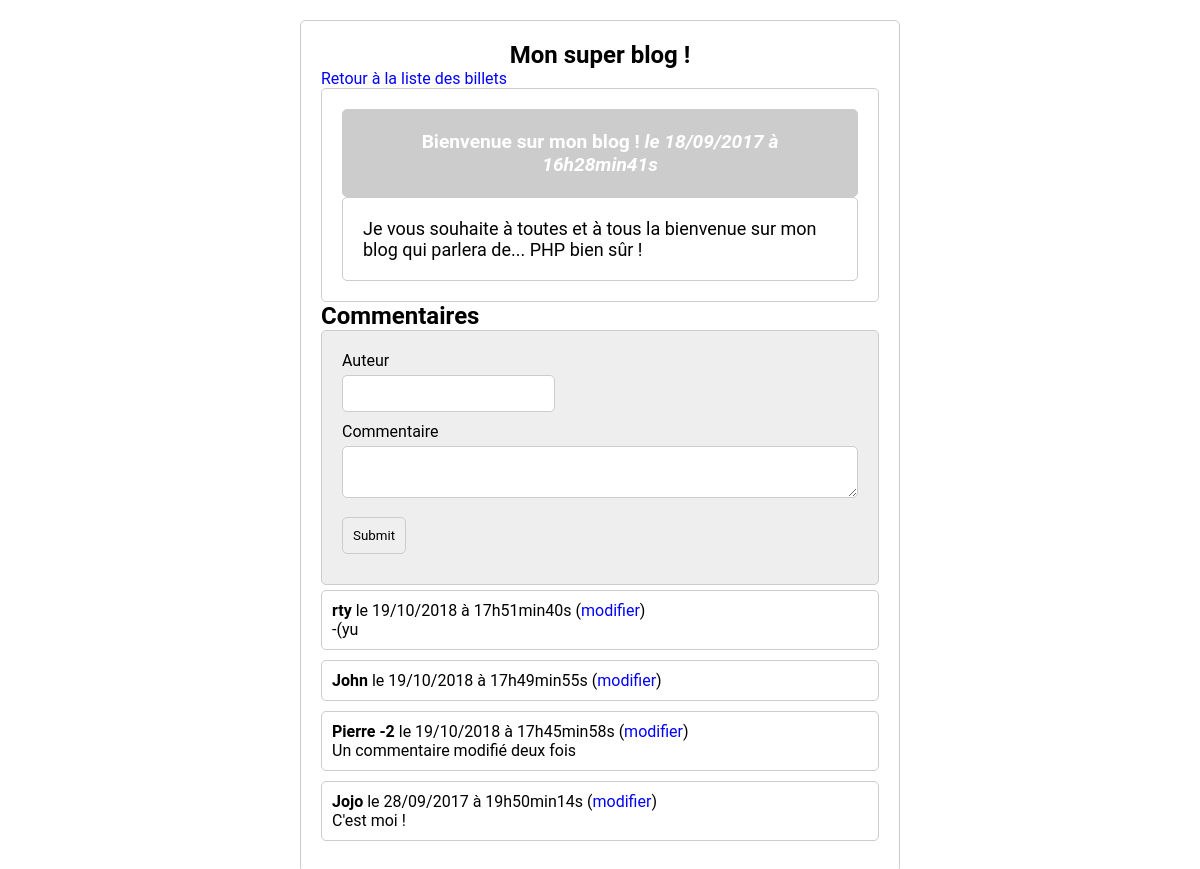
Page /index.php?action=post&id=1 on the committed database.
### tables this page shows
CREATE TABLE IF NOT EXISTS `posts` (
  `id` int(11) NOT NULL AUTO_INCREMENT,
  `title` varchar(255) NOT NULL,
  `content` text NOT NULL,
  `creation_date` datetime NOT NULL,
  PRIMARY KEY (`id`)
);

CREATE TABLE IF NOT EXISTS `comments` (
  `id` int(11) NOT NULL AUTO_INCREMENT,
  `post_id` int(11) NOT NULL,
  `author` varchar(255) NOT NULL,
  `comment` text NOT NULL,
  `comment_date` datetime NOT NULL,
  PRIMARY KEY (`id`)
);

### controller/frontend.php (called while the page is built, shortened)
<?php
require_once('model/PostManager.php');
require_once('model/CommentManager.php');
function post() {
    $postManager = new PostManager();
    $commentManager = new CommentManager();
    $post = $postManager->getPost($_GET['id']);
    $comments = $commentManager->getComments($_GET['id']);
    require('view/frontend/postView.php');
}

### model/PostManager.php (called while the page is built, shortened)
<?php
class PostManager extends Manager{
    public function getPost($postId) {
        $db = $this -> dbConnect();
        $req = $db->prepare('SELECT id, title, content, DATE_FORMAT(creation_date, \'%d/%m/%Y à %Hh%imin%ss\') AS creation_date_fr FROM posts WHERE id = ?');
        $req->execute(array($postId));
        $post = $req->fetch();
        return $post;
    }
}

### model/CommentManager.php (called while the page is built, shortened)
<?php
class CommentManager extends Manager {
    public function getComments($postId) {
        $db = $this->dbConnect();
        $comments = $db->prepare('SELECT id, author, comment, DATE_FORMAT(comment_date, \'%d/%m/%Y à %Hh%imin%ss\') AS comment_date_fr FROM comments WHERE post_id = ? ORDER BY comment_date DESC');
        $comments->execute(array($postId));
        return $comments;
    }
}

### view/frontend/postView.php (the view, shortened to what this page needs)
        <h1>Mon super blog !</h1>
        <p><a href="index.php">Retour à la liste des billets</a></p>
        <div class="news">
            <h3>
                <?= htmlspecialchars($post['title']) ?>
                <em>le <?= $post['creation_date_fr'] ?></em>
            </h3>
            <p>
                <?= nl2br(htmlspecialchars($post['content'])) ?>
            </p>
        </div>
        <h2>Commentaires</h2>
<form action="index.php?action=addComment&amp;id=<?= $post['id'] ?>" method="post">
    <div>
        <label for="author">Auteur</label><br />
        <input type="text" id="author" name="author" />
    </div>
    <div>
        <label for="comment">Commentaire</label><br />
        <textarea id="comment" name="comment"></textarea>
    </div>
    <div>
        <input type="submit" />
    </div>
</form>
        <?php
        while ($comment = $comments->fetch())
        {
        ?>
        <div class="aComment">
        <p><strong><?= htmlspecialchars($comment['author']) ?></strong> le <?= $comment['comment_date_fr'] ?> <span class="">(<a href="index.php?action=editComment&commentId=<?= $comment['id'] ?>">modifier</a>)</span></p>
            <p><?= nl2br(htmlspecialchars($comment['comment'])) ?></p>
        </div>
        <?php
        }
?>
<?php require('template.php'); ?>

### public/css/styles.css (style rules this page uses)
h1, h3 { text-align:center; }
h3 { background-color:#ccc; color:white; font-size:1.2em; margin-bottom:0px; }
.news p { background-color:#fff; margin-top:0px; font-size:18px }
.news { margin:auto; }
a { text-decoration: none; color: blue; }
* { margin:0; padding:0; font-family: Roboto; box-sizing: border-box; }
html { font-size: 100%; }
form, .unMessage, input, textarea, h3, .news, .news p, .aComment { border-radius: 5px; border: 1px solid #ccc; padding:20px; }
form { background-color: #eee }
input, textarea,.aComment { padding: 10px; margin: 5px 0 10px }
textarea { width:100% }

### rows in the picture
posts: title "Bienvenue sur mon blog !", content "Je vous souhaite à toutes et à tous la bienvenue sur mon blog qui parlera de... PHP bien sûr !"
comments: author "rty", comment_date_fr "19/10/2018 à 17h51min40s", comment "-(yu"
comments: author "John", comment_date_fr "19/10/2018 à 17h49min55s"
comments: author "Pierre -2", comment_date_fr "19/10/2018 à 17h45min58s", comment "Un commentaire modifié deux fois"
comments: author "Jojo", comment_date_fr "28/09/2017 à 19h50min14s", comment "C'est moi !"

### other values in the picture
$post['creation_date_fr'] "18/09/2017 à 16h28min41s"
